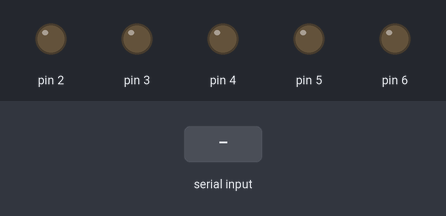
Bench run of a sketch on a simulated Arduino Uno, built with avr-gcc and run on an emulated ATmega328P. On the bench: output pins drawn as LEDs (lit = HIGH). Inputs (shaded band) come from the test bench.

Above: at 1.2 s.
1.3 s: "90,45\n" received over Serial
At 2.2 s:
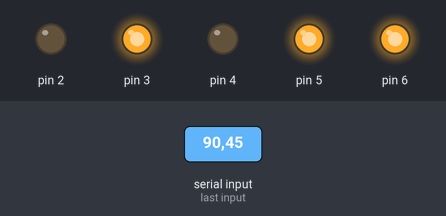
2.9 s: "30,150\n" received over Serial
At 4.1 s:
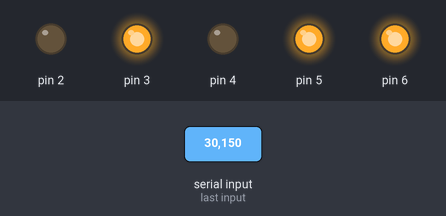
4.5 s: "5\n" received over Serial
At 5.3 s:
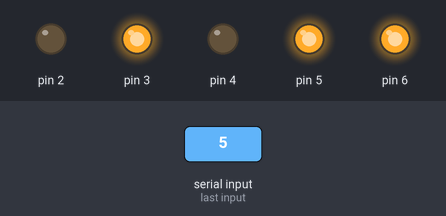
6.0 s: "200\n" received over Serial
At 6.7 s:
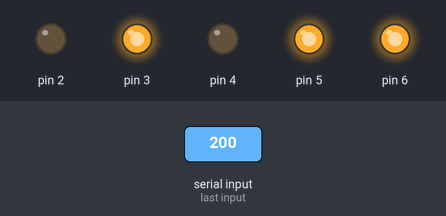
Timing chart, 0 to 8.5 s (numbered marks = the images above; inputs shaded):
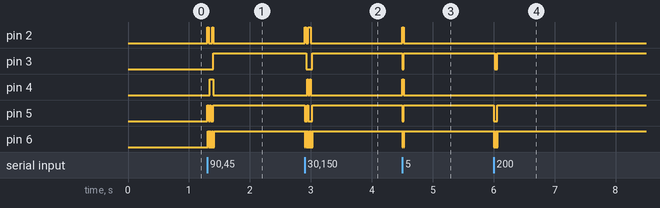

Measured:
- after the input at 1.3 s, pin 2: alternates HIGH for 0.02 s and LOW for 0.06 s, 4 changes in all, then stays LOW, starting at once; pin 3: LOW → HIGH after 0.10 s
- after the input at 2.9 s, pin 2: alternates HIGH for 0.03 s and LOW for 0.04 s, 4 changes in all, then stays LOW, starting at once; pin 3: HIGH → LOW at once, → HIGH 0.10 s later
- after the input at 4.5 s, pin 2, pin 4: LOW → HIGH at once, → LOW 0.02 s later; pin 3, pin 5: HIGH → LOW at once, → HIGH 0.02 s later; pin 6: alternates HIGH for 0.01 s and LOW for 0.01 s, 4 changes in all, then stays HIGH, starting at once
- after the input at 6.0 s, pin 3: HIGH → LOW at once, → HIGH 0.04 s later; pin 5: HIGH → LOW at once, → HIGH 0.06 s later; pin 6: alternates HIGH for 0.01 s and LOW for 0.01 s, 8 changes in all, then stays HIGH, starting at once

The sketch:

seven-segment_display.ino
```cpp
int income =30;
void setup()
{
  pinMode(2, OUTPUT);
  pinMode(3, OUTPUT);
  pinMode(4, OUTPUT);
  pinMode(5, OUTPUT);
  pinMode(6, OUTPUT);
  Serial.begin(9600);

}

void loop()
{

  if (Serial.available()>0)
  {
  income =Serial.read();
  digitalWrite(6, LOW);
  income = income-'0';
  setPin(2, income&1);
  setPin(3, (income>>1)&1);
  setPin(4, (income>>2)&1);
  setPin(5, (income>>3)&1);
  delay(10);
  digitalWrite(6, HIGH);
  delay(10);
  }
}

void setPin(int pin,int v)
{
  if(v>0)
  {
    digitalWrite(pin, HIGH);
  }
  else
  {
    digitalWrite(pin, LOW);
  }
}
```
